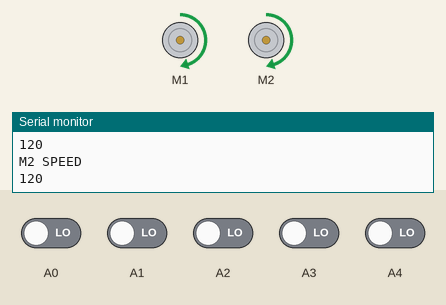
Bench run of a sketch on a simulated Arduino Uno, built with avr-gcc and run on an emulated ATmega328P. Parts: 2 × DC motor (green arrow = forward, orange = backward, longer = faster), the last lines printed to the serial monitor. The test bench sets the inputs (shaded band); at power-on: A0–4 LOW.

Above: at 13.9 s.
14.0 s: A0 driven HIGH
At 14.9 s:
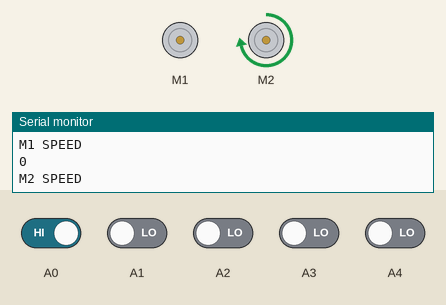
15.5 s: A3 driven HIGH
At 16.7 s:
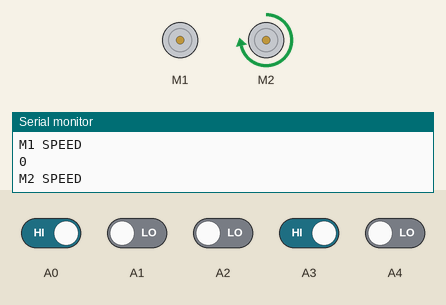
17.0 s: A0 driven LOW
At 18.2 s:
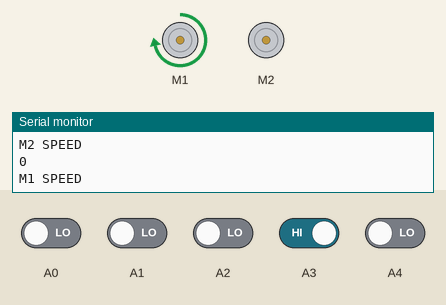
18.5 s: A1 driven HIGH
At 19.0 s:
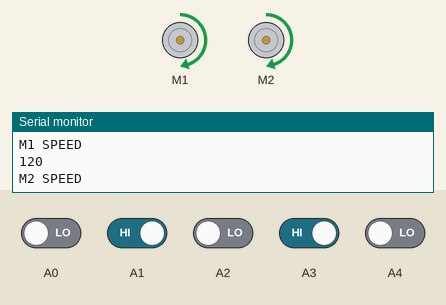
20.0 s: A4 driven HIGH
At 21.1 s:
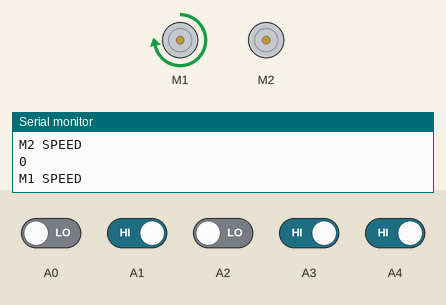
Timing chart, 0 to 23.0 s (numbered marks = the images above; inputs shaded):
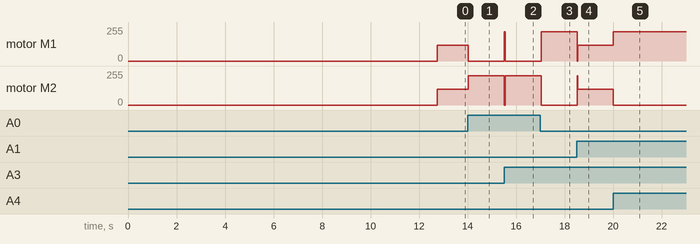

Measured:
- after the input at 14.0 s, motor M1: forward 120/255 → stopped at once; motor M2: forward 120/255 → forward 220/255 at once
- after the input at 15.5 s, motor M1: stopped → forward 220/255 at once, → stopped 0.03 s later; motor M2: forward 220/255 → stopped at once, → forward 220/255 0.03 s later
- after the input at 17.0 s, motor M1: stopped → forward 220/255 at once; motor M2: forward 220/255 → stopped at once
- after the input at 18.5 s, motor M1: forward 220/255 → forward 120/255 at once; motor M2: stopped → forward 120/255 at once
- after the input at 20.0 s, motor M1: forward 120/255 → forward 220/255 at once; motor M2: forward 120/255 → stopped at once

The sketch:

DCRobot.ino
```cpp
#include <AFMotor.h>    //Adafruit Motor Shield Library. First you must download and install AFMotor library
#include <QTRSensors.h> //Pololu QTR Sensor Library. First you must download and install QTRSensors library

AF_DCMotor motor1(1, MOTOR12_1KHZ ); //create motor #1 using M1 output on Motor Drive Shield, set to 1kHz PWM frequency
AF_DCMotor motor2(2, MOTOR12_1KHZ ); //create motor #2 using M2 output on Motor Drive Shield, set to 1kHz PWM frequency

#define KP 2 //experiment to determine this, start by something small that just makes your bot follow the line at a slow speed
#define KD 5 //experiment to determine this, slowly increase the speeds and adjust this value. ( Note: Kp < Kd)
#define M1_minumum_speed 120  //minimum speed of the Motor1
#define M2_minumum_speed 120  //minimum speed of the Motor2
#define M1_maksimum_speed 220 //max. speed of the Motor1
#define M2_maksimum_speed 220 //max. speed of the Motor2
#define MIDDLE_SENSOR 4       //number of middle sensor used
#define NUM_SENSORS 5         //number of sensors used
#define TIMEOUT 2500          //waits for 2500 us for sensor outputs to go low
#define EMITTER_PIN 2         //emitterPin is the Arduino digital pin that controls whether the IR LEDs are on or off. Emitter is controlled by digital pin 2
#define DEBUG 0

//sensors 0 through 5 are connected to analog inputs 0 through 5, respectively
QTRSensorsRC qtrrc((unsigned char[]) { A4,A3,A2,A1,A0} ,NUM_SENSORS, TIMEOUT, EMITTER_PIN);

unsigned int sensorValues[NUM_SENSORS];

void setup()
{
delay(1500);
Serial.begin(9600);
manual_calibration();
set_motors(0,0);
}

int lastError = 0;
int last_proportional = 0;
int integral = 0;

void loop()
{
unsigned int sensors[5];
int position = qtrrc.readLine(sensors, QTR_EMITTERS_ON, 1); //get calibrated readings along with the line position, refer to the QTR Sensors Arduino Library for more details on line position.
int error = position - 2000;
//Serial.println("POSITION: ");
//Serial.println(position);
//Serial.print(" A0: ");
//Serial.print(A0);
//Serial.print(" A1: ");
//Serial.print(A1);
//Serial.print(" A2: ");
//Serial.print(A2);
//Serial.print(" A3: ");
//Serial.print(A3);
//Serial.print(" A4: ");
//Serial.print(A4);
//Serial.print(" A5: ");
//Serial.print(A5);
//
//delay(2000);

int motorSpeed = KP * error + KD * (error - lastError);
lastError = error;

int leftMotorSpeed = M1_minumum_speed + motorSpeed;
int rightMotorSpeed = M2_minumum_speed - motorSpeed;

// set motor speeds using the two motor speed variables above
set_motors(leftMotorSpeed, rightMotorSpeed);
//delay(1000);
}

void set_motors(int motor1speed, int motor2speed)
{
if (motor1speed > M1_maksimum_speed ) motor1speed = M1_maksimum_speed;
if (motor2speed > M2_maksimum_speed ) motor2speed = M2_maksimum_speed;
if (motor1speed < 0) motor1speed = 0;
if (motor2speed < 0) motor2speed = 0;
motor1.setSpeed(motor1speed);
motor2.setSpeed(motor2speed);
motor1.run(FORWARD);
motor2.run(FORWARD);
Serial.println("M1 SPEED");
Serial.println(motor1speed);
Serial.println("M2 SPEED");
Serial.println(motor2speed);

}

//calibrate for sometime by sliding the sensors across the line, or you may use auto-calibration instead
void manual_calibration() {

int i;
for (i = 0; i < 250; i++)
{
qtrrc.calibrate(QTR_EMITTERS_ON);
delay(20);
}

if (DEBUG) {
Serial.begin(9600);
for (int i = 0; i < NUM_SENSORS; i++)
{
Serial.print(qtrrc.calibratedMinimumOn[i]);
Serial.print(' ');
}
Serial.println();

for (int i = 0; i < NUM_SENSORS; i++)
{
Serial.print(qtrrc.calibratedMaximumOn[i]);
Serial.print(' ');
}
Serial.println();
Serial.println();
}
}
```
